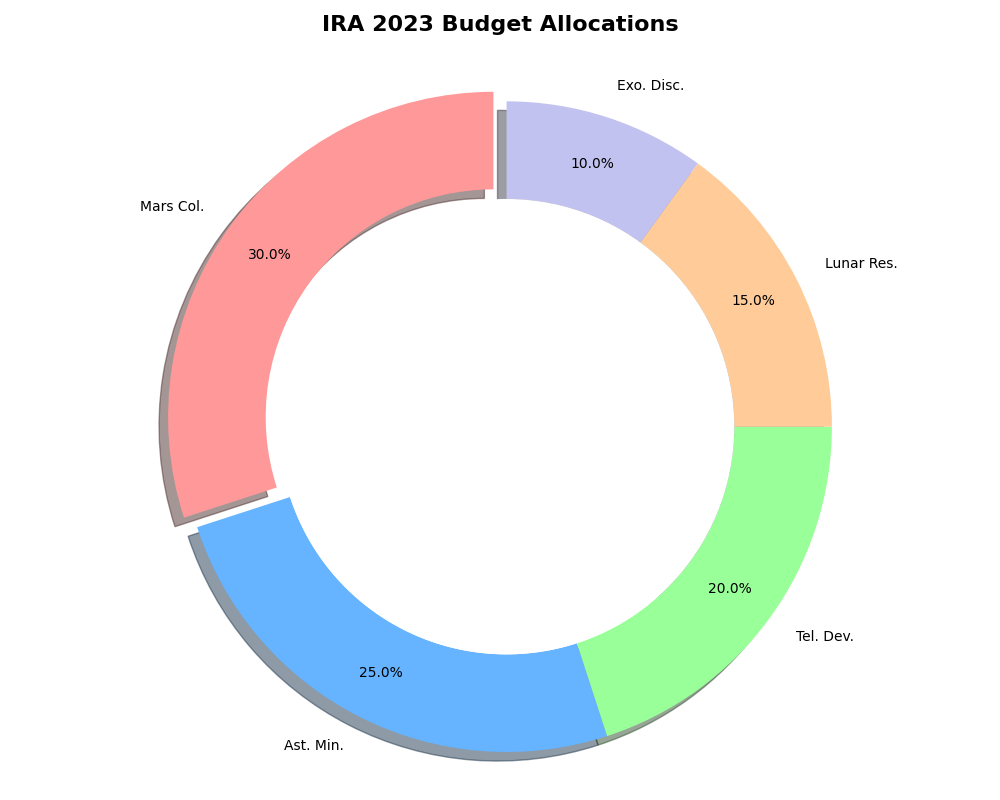

Reproduce this figure in Python.
import matplotlib.pyplot as plt

projects = ['Mars Col.', 'Ast. Min.', 'Tel. Dev.', 'Lunar Res.', 'Exo. Disc.']
budget_allocations = [30, 25, 20, 15, 10]
colors = ['#ff9999', '#66b3ff', '#99ff99', '#ffcc99', '#c2c2f0']

plt.figure(figsize=(10, 8))
wedges, texts, autotexts = plt.pie(budget_allocations, 
                                   labels=projects, 
                                   colors=colors, 
                                   autopct='%1.1f%%',
                                   startangle=90, 
                                   pctdistance=0.85,
                                   wedgeprops=dict(width=0.3),
                                   explode=(0.05, 0, 0, 0, 0),
                                   shadow=True)

for autotext in autotexts:
    autotext.set_color('black')
    autotext.set_fontsize(10)

centre_circle = plt.Circle((0, 0), 0.70, fc='white')
fig = plt.gcf()
fig.gca().add_artist(centre_circle)

plt.axis('equal')  

plt.title('IRA 2023 Budget Allocations', fontsize=16, fontweight='bold', pad=20)

plt.tight_layout()
plt.show()
